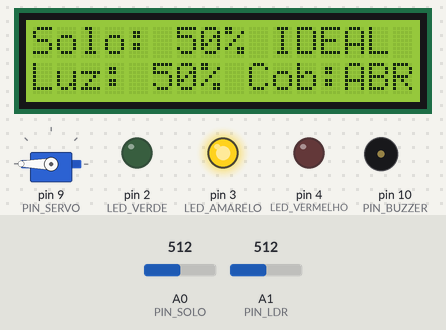
A sketch run on a simulated Arduino Uno, built with avr-gcc and run on an emulated ATmega328P. Shown: servo, 16×2 character LCD, output pins drawn as LEDs (lit = HIGH), buzzer (waves = sounding). The inputs (shaded band) are chosen by the test bench; at power-on: A0 (PIN_SOLO) = 512, A1 (PIN_LDR) = 512. What the sketch prints to the serial monitor is not drawn.

Above: at 2.7 s.
2.8 s: A0 (PIN_SOLO) set to 989
At 3.9 s:
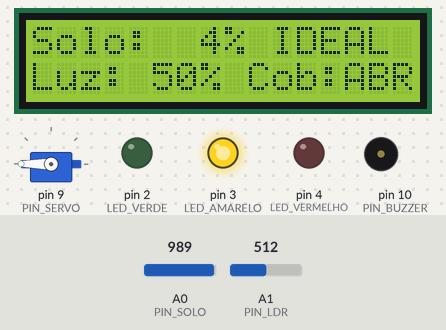
4.8 s: A0 (PIN_SOLO) set to 1013
At 6.62 s:
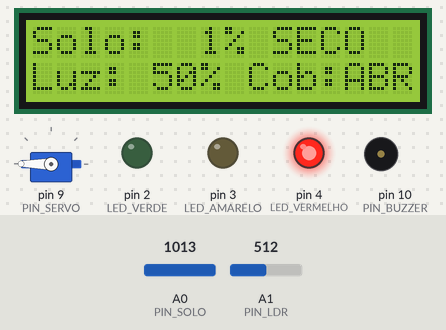
7.2 s: A1 (PIN_LDR) set to 803
At 8.86 s:
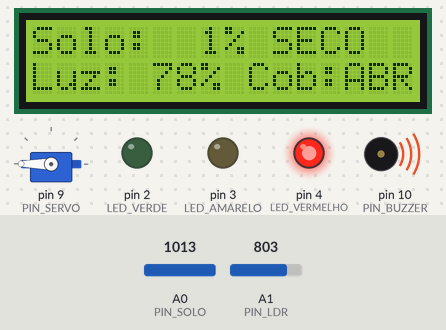
9.2 s: A1 (PIN_LDR) set to 832
At 10.5 s:
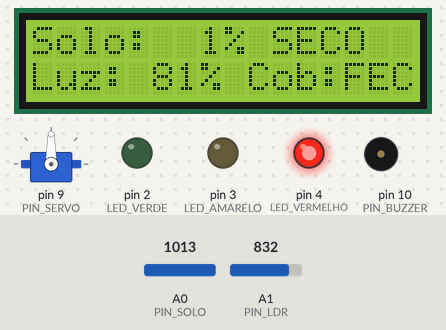
11.5 s: A0 (PIN_SOLO) set to 900
At 12.4 s:
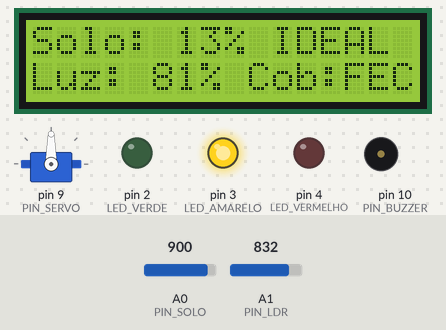
13.3 s: A0 (PIN_SOLO) set to 410
At 14.0 s:
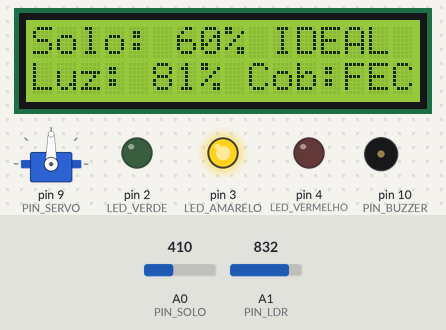
15.1 s: A0 (PIN_SOLO) set to 391
Timing chart, 0 to 17.9 s (numbered marks = the images above; inputs shaded):
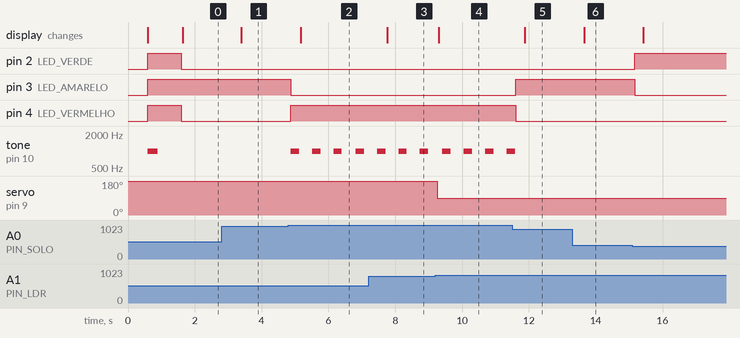

The sketch:

Horta.ino
```cpp
#include <Wire.h>
#include <LiquidCrystal_I2C.h>
#include <Servo.h>

// ========================================
// HORTA INTELIGENTE AUTOMATIZADA
// ========================================

// ---------- Pinos ----------
const int PIN_SOLO   = A0;
const int PIN_LDR    = A1;
const int PIN_SERVO  = 9;
const int PIN_BUZZER = 10; //Porta do buzzer foi alterada pela Lais

const int LED_VERMELHO = 4;
const int LED_AMARELO  = 3;
const int LED_VERDE    = 2;

// ---------- Limites de umidade (sensor INVERTIDO) ----------
// Valor ALTO = solo SECO | Valor BAIXO = solo ÚMIDO
const int SOLO_SECO_ACIMA   = 1000; // acima disso = SECO (vermelho + buzzer)
const int SOLO_UMIDO_ABAIXO = 400;  // abaixo disso = ÚMIDO (verde)
const int HISTERESE = 20;

// ---------- Luz (com histerese) ----------
const int LUZ_FECHAR = 820;
const int LUZ_ABRIR  = 750;

// ---------- Servo ----------
const int COBERTURA_ABERTA  = 180; //giro do servo motor foi alterada para melhorar o giro
const int COBERTURA_FECHADA = 90;

// ---------- Objetos ----------
LiquidCrystal_I2C *lcd = nullptr;
Servo servoCobertura;

// ---------- Estados ----------
enum EstadoSolo { ESTADO_SECO, ESTADO_IDEAL, ESTADO_UMIDO };
EstadoSolo estadoAtual = ESTADO_IDEAL;
bool primeiraLeitura = true;

bool coberturaFechada = false;
unsigned long ultimoBip = 0;
unsigned long ultimoLCD = 0;


// ========================================
// PROCURA O LCD NO BARRAMENTO I2C
// ========================================
byte procuraLCD() {
  for (byte addr = 0x20; addr <= 0x3F; addr++) {
    Wire.beginTransmission(addr);
    if (Wire.endTransmission() == 0) return addr;
  }
  return 0;
}


// ========================================
// CONFIGURAÇÃO INICIAL
// ========================================
void setup() {
  Serial.begin(9600);
  Wire.begin();

  pinMode(LED_VERMELHO, OUTPUT);
  pinMode(LED_AMARELO, OUTPUT);
  pinMode(LED_VERDE, OUTPUT);
  pinMode(PIN_BUZZER, OUTPUT);

  // Servo começa aberto (90°)
  servoCobertura.attach(PIN_SERVO, 500, 2400);
  servoCobertura.write(COBERTURA_ABERTA);
  delay(500);

  // LCD
  byte endereco = procuraLCD();
  if (endereco == 0) {
    Serial.println("LCD NAO ENCONTRADO! Veja SDA/SCL, VCC e GND.");
  } else {
    Serial.print("LCD encontrado no endereco 0x");
    Serial.println(endereco, HEX);

    lcd = new LiquidCrystal_I2C(endereco, 16, 2);
    lcd->init();
    lcd->backlight();
    lcd->clear();
    lcd->setCursor(0, 0);
    lcd->print("Horta Inteligent");   // 16 caracteres
    lcd->setCursor(0, 1);
    lcd->print("Testando...");
  }

  // Teste rápido: LEDs acesos e um bip
  digitalWrite(LED_VERMELHO, HIGH);
  digitalWrite(LED_AMARELO, HIGH);
  digitalWrite(LED_VERDE, HIGH);
  tone(PIN_BUZZER, 1000, 300);
  delay(1000);
  digitalWrite(LED_VERMELHO, LOW);
  digitalWrite(LED_AMARELO, LOW);
  digitalWrite(LED_VERDE, LOW);

  if (lcd != nullptr) lcd->clear();
}


// ========================================
// PROGRAMA PRINCIPAL
// ========================================
void loop() {
  int soloBruto = analogRead(PIN_SOLO);
  int luzBruta  = analogRead(PIN_LDR);

  // Umidade em %: 1023 = 0% (seco) | 0 = 100% (úmido)
  int umidadePct = constrain(map(soloBruto, 0, 1023, 100, 0), 0, 100);
  int luzPct     = constrain(map(luzBruta, 0, 1023, 0, 100), 0, 100);

  // Estado do solo
  EstadoSolo novoEstado = calculaEstado(soloBruto);
  if (novoEstado != estadoAtual || primeiraLeitura) {
    estadoAtual = novoEstado;
    primeiraLeitura = false;
    atualizaLeds();
  }

  // Buzzer só no solo seco
  if (estadoAtual == ESTADO_SECO) {
    bipaSoloSeco();
  } else {
    noTone(PIN_BUZZER);
  }

  atualizaCobertura(luzBruta);

  // LCD a cada 500 ms
  if (millis() - ultimoLCD >= 500) {
    ultimoLCD = millis();
    atualizaDisplay(umidadePct, luzPct);
  }

  // Monitor Serial
  Serial.print("Solo: ");
  Serial.print(soloBruto);
  Serial.print(" (umidade ");
  Serial.print(umidadePct);
  Serial.print("%) -> ");
  if (estadoAtual == ESTADO_SECO)       Serial.print("SECO  [Vermelho + Buzzer]");
  else if (estadoAtual == ESTADO_IDEAL) Serial.print("IDEAL [Amarelo]");
  else                                  Serial.print("UMIDO [Verde]");
  Serial.print(" | Luz: ");
  Serial.print(luzBruta);
  Serial.print(" | Cobertura: ");
  Serial.println(coberturaFechada ? "Fechada" : "Aberta");

  delay(100);
}


// ----- Define o estado do solo (com histerese) -----
EstadoSolo calculaEstado(int solo) {
  int limSeco  = SOLO_SECO_ACIMA;
  int limUmido = SOLO_UMIDO_ABAIXO;

  if (estadoAtual == ESTADO_SECO)  limSeco  -= HISTERESE;
  if (estadoAtual == ESTADO_UMIDO) limUmido += HISTERESE;

  if (solo > limSeco)  return ESTADO_SECO;
  if (solo < limUmido) return ESTADO_UMIDO;
  return ESTADO_IDEAL;
}


// ----- LEDs conforme o estado -----
void atualizaLeds() {
  digitalWrite(LED_VERMELHO, estadoAtual == ESTADO_SECO  ? HIGH : LOW);
  digitalWrite(LED_AMARELO,  estadoAtual == ESTADO_IDEAL ? HIGH : LOW);
  digitalWrite(LED_VERDE,    estadoAtual == ESTADO_UMIDO ? HIGH : LOW);
}


// ----- Buzzer: bipe curto a cada 600 ms com solo seco -----
void bipaSoloSeco() {
  unsigned long agora = millis();
  if (agora - ultimoBip >= 600) {
    ultimoBip = agora;
    tone(PIN_BUZZER, 1000, 250);
  }
}


// ----- Cobertura pelo LDR -----
void atualizaCobertura(int luz) {
  if (luz > LUZ_FECHAR && !coberturaFechada) {
    servoCobertura.write(COBERTURA_FECHADA);
    coberturaFechada = true;
    Serial.println("Sol forte! Fechando cobertura.");
  }
  else if (luz < LUZ_ABRIR && coberturaFechada) {
    servoCobertura.write(COBERTURA_ABERTA);
    coberturaFechada = false;
    Serial.println("Luz normalizada! Abrindo cobertura.");
  }
}


// ----- LCD 16x2 -----
void atualizaDisplay(int umidadePct, int luzPct) {
  if (lcd == nullptr) return;

  const char *status;
  if (estadoAtual == ESTADO_SECO)       status = "SECO";
  else if (estadoAtual == ESTADO_IDEAL) status = "IDEAL";
  else                                  status = "UMIDO";

  char linha1[17];
  char linha2[17];

  snprintf(linha1, sizeof(linha1), "Solo:%3d%% %-6s", umidadePct, status);
  snprintf(linha2, sizeof(linha2), "Luz:%3d%% Cob:%s", luzPct, coberturaFechada ? "FEC" : "ABR");

  lcd->setCursor(0, 0);
  lcd->print(linha1);
  lcd->setCursor(0, 1);
  lcd->print(linha2);
}
```

Measured:
- the behaviour switches between 1000 and 1001 on A0 (PIN_SOLO) (found by bisection; images 1 and 2)
- the behaviour switches between 820 and 821 on A1 (PIN_LDR) (found by bisection; images 3 and 4)
- after the input at 2.8 s, the display: changes after 0.59 s (image 1)
- after the input at 4.8 s, pin 3 (LED_AMARELO): HIGH → LOW after 0.08 s; pin 4 (LED_VERMELHO): LOW → HIGH after 0.08 s; tone on pin 10 (PIN_BUZZER): alternates 1000 Hz for 0.25 s and silent for 0.39 s, starting after 0.08 s; the display: changes after 0.37 s (image 2)
- after the input at 7.2 s, the display: changes after 0.55 s (image 3)
- after the input at 9.2 s, servo on pin 9 (PIN_SERVO): 180° → 90° after 0.05 s; the display: changes after 0.11 s (image 4)
- after the input at 11.5 s, pin 3 (LED_AMARELO): LOW → HIGH after 0.11 s; pin 4 (LED_VERMELHO): HIGH → LOW after 0.11 s; tone on pin 10 (PIN_BUZZER): goes on until 11.6 s, then stays silent; the display: changes after 0.38 s (image 5)
- after the input at 13.3 s, the display: changes after 0.35 s (image 6)
- after the input at 15.1 s, pin 2 (LED_VERDE): LOW → HIGH after 0.06 s; pin 3 (LED_AMARELO): HIGH → LOW after 0.06 s
